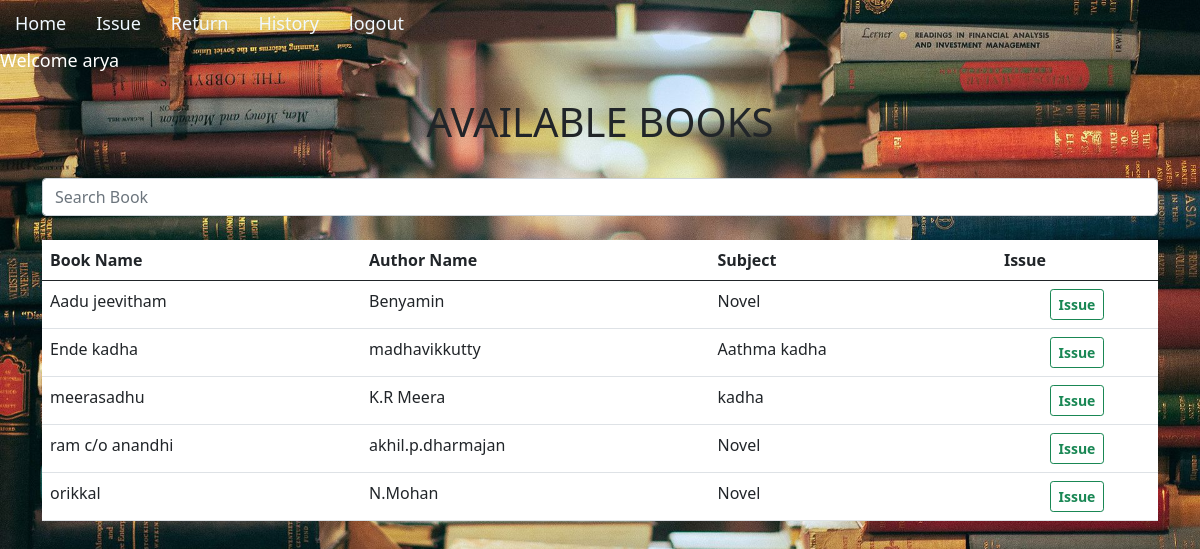
The app's page /issue/ (signed in), older data.
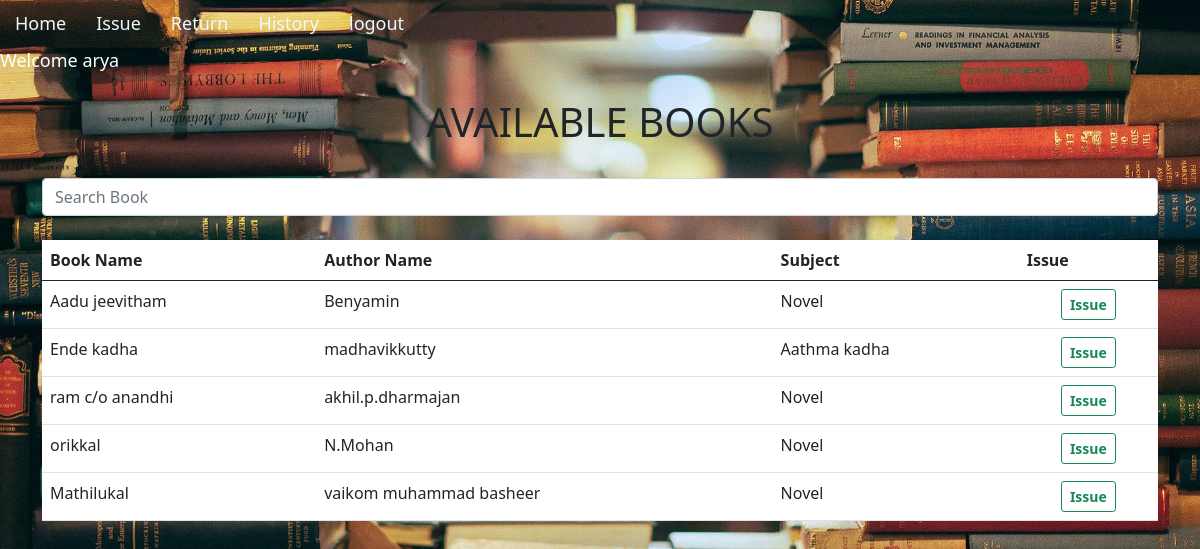
The same page, newer data.
### app/models.py (models this page shows, shortened)
class Book(models.Model):
    book_name=models.CharField(max_length=150)
    author_name=models.CharField(max_length=200)
    quantity=models.IntegerField(default=1)
    subject=models.CharField(max_length=2000)
    book_add_time=models.TimeField(default=timezone.now())
    book_add_date=models.DateField(default=date.today())
    class Meta:
        unique_together = ('book_name','author_name')

### app/views.py (the view, shortened to what this page needs)
# urls.py: path('issue/',views.issue,name='issue'),
@login_required(login_url='loginn')
def issue(request):
    my_items = IssuedItem.objects.filter(user_id=request.user,return_date__isnull=True).values_list('book_id')
    books = Book.objects.exclude(id__in=my_items).filter(quantity__gt=0)
    return render(request,'issued_item.html',{'books':books})

### app/templates/issued_item.html (shortened to what this page needs)
{% extends 'base.html' %}
{% load static %}
{% block content %}
<br>
<div style="text-align: center;">
    <h1>AVAILABLE BOOKS</h1> <br>
    <div class="input-group container">
        <input
        id="search"
        type="search"
        class="form-control rounded"
        placeholder="Search Book"
        aria-label="Search"
        aria-describedby="search-addon"
      />
    </div>
</div>
<br>
<div class="container" >
    <table class="table" style="background-color: white;">
      <thead class="thead-dark">
        <tr>
          <th class="" scope="col">Book Name</th>
          <th class="" scope="col">Author Name</th>
          <th class="" scope="col">Subject</th>
          <th class="" scope="col">Issue</th>
        </tr>
      </thead>
      <tbody id="table_data">
        {% for book in books %}
        <tr>
          <td>{{book.book_name}}</td>
          <td>{{book.author_name}}</td>
          <td>{{book.subject}}</td>
          <td>
            <div style="text-align: center;">
              <form action="issue" method="post">
                <button type="submit" class="btn btn-outline-success btn-sm">
                  <b>Issue</b>
                </button>
              </form>
            </div>
          </td>
        </tr>
        {% endfor %}
      </tbody>
    </table>
  </div>
{% endblock %}

### app/templates/base.html (shortened to what this page needs)
{% load static %}
<!DOCTYPE html>
<html lang="en">
<head>
  <link href="https://cdn.jsdelivr.net/npm/bootstrap@5.0.2/dist/css/bootstrap.min.css" rel="stylesheet"
>
  <link rel="stylesheet" href="{% static 'css/base.css' %}">
</head>
<body>
  <ul class="nav">
    {% if not user.is_authenticated %}
    <li class="nav-item">
      <a class="nav-link" href="{% url 'signUp' %}">signup</a>
    </li>
    <li class="nav-item">
      <a class="nav-link" href="{% url 'loginn' %}">login</a>
    </li>
    {% else %}
    <li class="nav-item">
      <a class="nav-link" href="/">Home</a>
    </li>
    <li class="nav-item">
      <a class="nav-link" href="{% url 'issue' %}">Issue</a>
    </li>
    <li class="nav-item">
      <a class="nav-link" href="{% url 'return' %}">Return</a>
    </li>
    <li class="nav-item">
      <a class="nav-link" href="history">History</a>
    </li>
    <li class="nav-item">
      <a class="nav-link " href="{% url 'logout1' %}">logout</a>
    </li>
    {% endif %}
  </ul>
  {% if user.is_authenticated %}
  <div style="color: white;
  font-size: large;">
  Welcome {{user}}
</div>
  {% endif %}
  {% block content %}{% endblock %}
</body>
</html>

### app/static/css/base.css (style rules this page uses)
body { background-image: url('../images/base.jpg'); background-size: cover; }
.nav-link { color: aliceblue; font-size: large; text-decoration: none; padding: 10px 15px; border-radius: 5px; transition: background-color 0.3s ease; }

Row changes from the older to the newer data that the page shows:
no longer on this page (row unchanged): Book: book_name "meerasadhu", author_name "K.R Meera", subject "kadha"
added Book: book_name "Mathilukal", author_name "vaikom muhammad basheer", subject "Novel"
